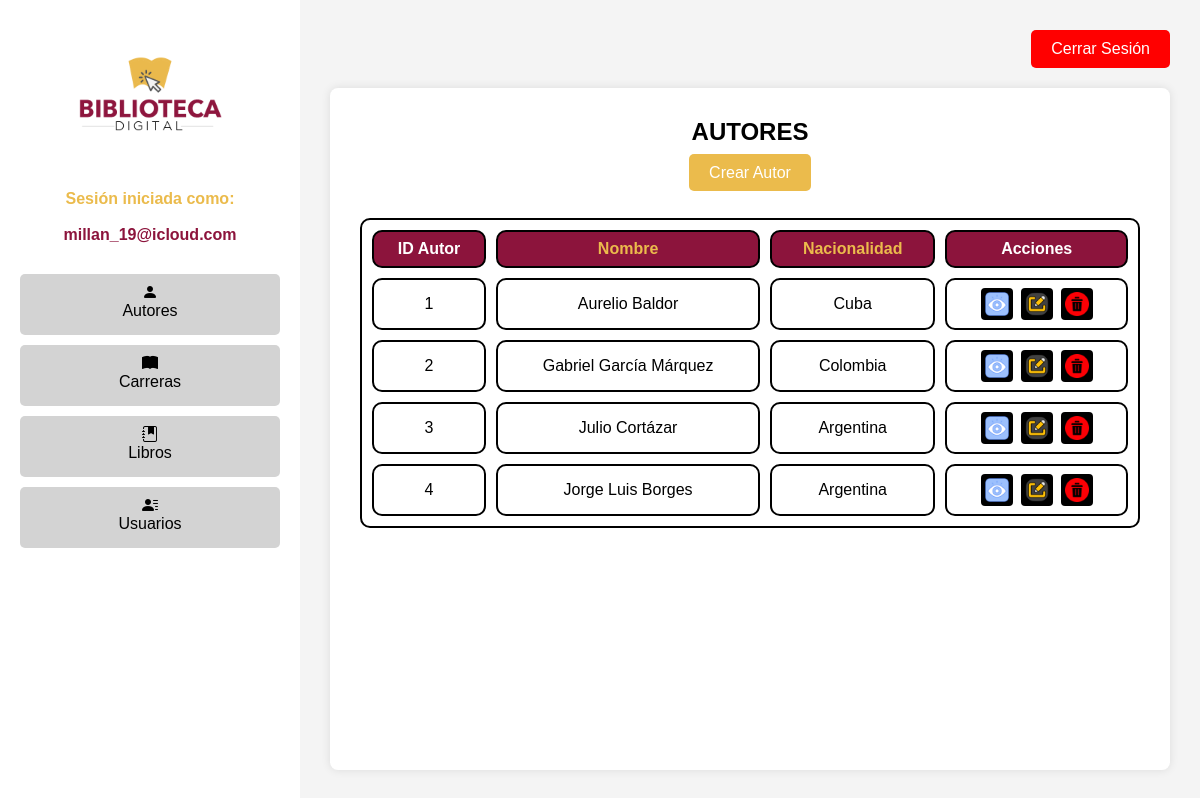
Screenshot of /Login/autor.php (signed in) with the database file from the repository.
### tables this page shows
CREATE TABLE `autores` (
  `id_autor` int(11) NOT NULL,
  `nombre` varchar(200) NOT NULL,
  `nacionalidad` varchar(255) NOT NULL
);

### Login/autor.php (the view, shortened to what this page needs)
<?php
include "conexion.php";
$query = "SELECT * FROM autores";
$result = mysqli_query($conectar, $query);
?>
<!DOCTYPE html>
<html lang="es">
<head>
    <link rel="stylesheet" href="styles_admin.css">
    <link rel="stylesheet" href="https://cdn.jsdelivr.net/npm/bootstrap-icons@1.7.2/font/bootstrap-icons.css">
</head>
<body>
    <div class="container">
        <?php include "menu.php"; ?>
        <section class="main-content">
            <div class="header">
                <a href="salir.php" class="btn-logout">Cerrar Sesión</a>
            </div>
            <div class="content">
                <h1>AUTORES</h1>
                <br>
                <a href="crear_autor.php" class="btn-new">Crear Autor</a>
                <br><br><br>
                <table>
                    <thead>
                        <tr>
                            <th class="especial">ID Autor</th>
                            <th>Nombre</th>
                            <th>Nacionalidad</th>
                            <th class="especial">Acciones</th>
                        </tr>
                    </thead>
                    <tbody>
                        <?php while ($fila = mysqli_fetch_assoc($result)): ?>
                            <tr>
                                <td><?php echo htmlspecialchars($fila['id_autor']); ?></td>
                                <td><?php echo htmlspecialchars($fila['nombre']); ?></td>
                                <td><?php echo htmlspecialchars($fila['nacionalidad']); ?></td>
                                <td class="actions">
    <a href="ver_autor.php?id_autor=<?php echo $fila['id_autor']; ?>" class="btn-view"><img src="images/ojo.png" alt=""></a>
    <a href="editar_autor.php?id_autor=<?php echo $fila['id_autor']; ?>" class="btn-edit"><img src="images/editar.png" alt=""></a>
    <a href="#" onClick="validar('eliminar_autor.php?id_autor=<?php echo $fila['id_autor']; ?>')" class="btn-delete"><img src="images/borrar.png" alt=""></a>
</td>
                            </tr>
                        <?php endwhile; ?>
                    </tbody>
                </table>
            </div>
        </section>
    </div>
</body>
</html>

### Login/styles_admin.css (style rules this page uses)
* { margin: 0; padding: 0; box-sizing: border-box; }
body { font-family: Arial, sans-serif; background-color: #f4f4f4; }
:root { --color1: #ebbb4c; --color2: #8c143c; }
.container { display: flex; height: 100vh; text-align: center; }
.main-content { flex: 1; display: flex; flex-direction: column; justify-content: flex-start; padding: 30px; background-color: #f4f4f4; }
.header { display: flex; justify-content: flex-end; margin-bottom: 20px; }
a { text-decoration: none; }
.btn-logout { background-color: red; color: white; border: none; padding: 10px 20px; cursor: pointer; font-size: 16px; border-radius: 5px; }
.btn-new { background-color: var(--color1); color: white; border: none; padding: 10px 20px; cursor: pointer; font-size: 16px; border-radius: 5px; }
.content { background-color: white; padding: 30px; box-shadow: 0 0 10px rgba(0, 0, 0, 0.1); border-radius: 8px; flex-grow: 1; }
table { width: 100%; border-collapse: separate; border-spacing: 10px; margin: 0 auto; border: 2px black solid; border-radius: 10px; }
th, td { border: 2px solid black; padding: 8px; text-align: center; background-color: white; color: black; border-radius: 10px; }
th { background-color: var(--color2); color: var(--color1); }
.actions { display: flex; justify-content: center; gap: 8px; }
.actions a { display: flex; justify-content: center; align-items: center; text-decoration: none; padding: 4px; border-radius: 4px; color: gold; background-color: black; }
.btn-view { background-color: #444; }
.btn-edit { background-color: #333; }
.btn-delete { background-color: #111; }
.actions img { width: 24px; height: 24px; display: block; }
.especial { color: white; }

### rows the page displays
autores: id_autor "1", nombre "Aurelio Baldor", nacionalidad "Cuba"
autores: id_autor "2", nombre "Gabriel García Márquez", nacionalidad "Colombia"
autores: id_autor "3", nombre "Julio Cortázar", nacionalidad "Argentina"
autores: id_autor "4", nombre "Jorge Luis Borges", nacionalidad "Argentina"

### other values shown
$usuario "millan_19@icloud.com"
